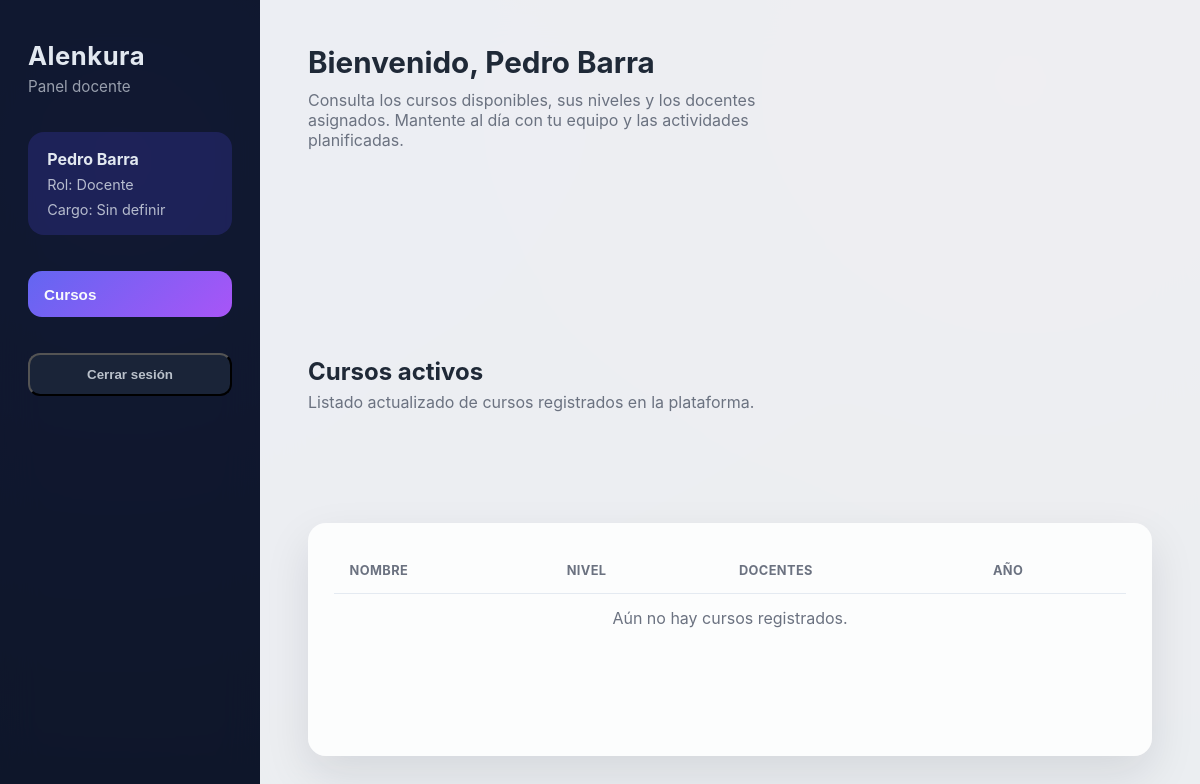
The app's page /docente/ (signed in), older data.
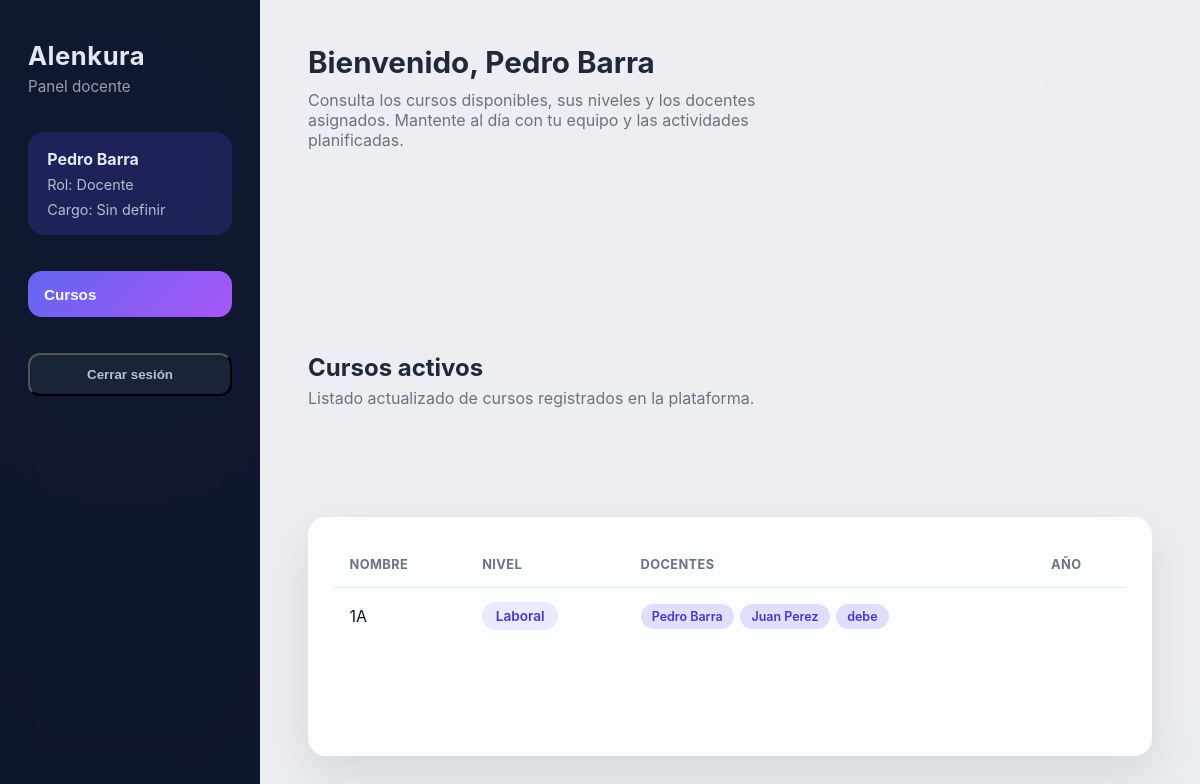
The same page, newer data.
### accounts/models.py (models this page shows, shortened)
class User(AbstractUser):
    class Roles(models.TextChoices):
        ADMIN = 'ADMIN', 'Administrador'
        DIRECTOR = 'DIRECTOR', 'Director'
        COORDINATOR = 'COORDINADOR', 'Coordinador'
        TEACHER = 'TEACHER', 'Docente'
        PROFESSIONAL = 'PROFESSIONAL', 'Profesional'
    role = models.CharField(max_length=20, choices=Roles.choices, default=Roles.TEACHER)
    profesion = models.CharField(max_length=150, blank=True)
    phone = models.IntegerField(max_length=20, blank=True)
    address = models.CharField(max_length=255, blank=True)
    birth_date = models.DateField(null=True, blank=True)

### core/models.py (models this page shows, shortened)
class DateTime(models.Model):
    created_at = models.DateTimeField(auto_now_add=True)
    updated_at = models.DateTimeField(auto_now=True)
    class Meta:
        abstract = True

class Course(DateTime):
    level = models.CharField(max_length=10, choices=Levels.choices, default=Levels.BASIC)
    name = models.ForeignKey(CourseName, on_delete=models.CASCADE)
    teachers = models.ManyToManyField('accounts.User', related_name='courses', blank=True)
    class Meta:
        ordering = ('name__name',)

class CourseName(DateTime):
    name = models.CharField(max_length=150, unique=True)
    level = models.CharField(max_length=10, choices=Levels.choices, default=Levels.BASIC)
    def __str__(self) -> str:
        return self.name

### accounts/views.py (the view)
# urls.py: path('docente/', views.teacher_dashboard, name='teacher_dashboard'),
@login_required
def teacher_dashboard(request):
    if request.user.role == User.Roles.ADMIN:
        return redirect('admin_dashboard')
    courses = Course.objects.prefetch_related('teachers').all()
    return render(
        request,
        'accounts/teacher_dashboard.html',
        {
            'user_role': request.user.get_role_display(),
            'courses': courses,
        },
    )

### templates/accounts/teacher_dashboard.html (shortened to what this page needs)
<!DOCTYPE html>
<html lang="es">
<head>
</head>
<body>
    <div class="layout">
        <aside class="sidebar">
            <div class="brand">
                <span>Alenkura</span>
                <small>Panel docente</small>
            </div>
            <div class="user-summary">
                <strong>{{ request.user.first_name|default:request.user.username }}</strong>
                <span>Rol: {{ user_role }}</span>
                <span>Cargo: {{ request.user.cargo|default:"Sin definir" }}</span>
            </div>
            <nav>
                <button type="button" class="nav-btn active">Cursos</button>
            </nav>
            <form action="{% url 'logout' %}" method="post" style="margin:0;">
                <button class="logout" type="submit">Cerrar sesión</button>
            </form>
        </aside>
        <main class="content">
            <header class="heading">
                <h1>Bienvenido, {{ request.user.first_name|default:request.user.username }}</h1>
                <p>Consulta los cursos disponibles, sus niveles y los docentes asignados. Mantente al día con tu equipo y las actividades planificadas.</p>
            </header>
            <section class="panel">
                <div>
                    <h2 style="margin:0;color:#1f2937;">Cursos activos</h2>
                    <p style="margin:0.35rem 0 0;color:#6b7280;">Listado actualizado de cursos registrados en la plataforma.</p>
                </div>
                <div class="table-wrapper">
                    <table>
                        <thead>
                            <tr>
                                <th>Nombre</th>
                                <th>Nivel</th>
                                <th>Docentes</th>
                                <th>Año</th>
                            </tr>
                        </thead>
                        <tbody>
                            {% for course in courses %}
                                <tr>
                                    <td>{{ course.name }}</td>
                                    <td><span class="badge">{{ course.get_level_display }}</span></td>
                                    <td>
                                        {% with teachers=course.teachers.all %}
                                            {% if teachers %}
                                                <div class="chip-list">
                                                    {% for teacher in teachers %}
                                                        <span class="chip">{{ teacher.first_name|default:teacher.username }}</span>
                                                    {% endfor %}
                                                </div>
                                            {% else %}
                                                <span style="color:#6b7280;">Sin asignar</span>
                                            {% endif %}
                                        {% endwith %}
                                    </td>
                                    <td>{{ course.year }}</td>
                                </tr>
                            {% empty %}
                                <tr>
                                    <td colspan="4" style="text-align:center;color:#6b7280;">Aún no hay cursos registrados.</td>
                                </tr>
                            {% endfor %}
                        </tbody>
                    </table>
                </div>
            </section>
        </main>
    </div>
</body>
</html>

Row changes from the older to the newer data that the page shows:
added Course: name "1A", level "Laboral", User (first_name "Pedro Barra")
now on this page (row unchanged): User: first_name "Juan Perez"
now on this page (row unchanged): User: first_name "debe"
Text that changed along with them:
text no longer shown: "Aún no hay cursos registrados."
